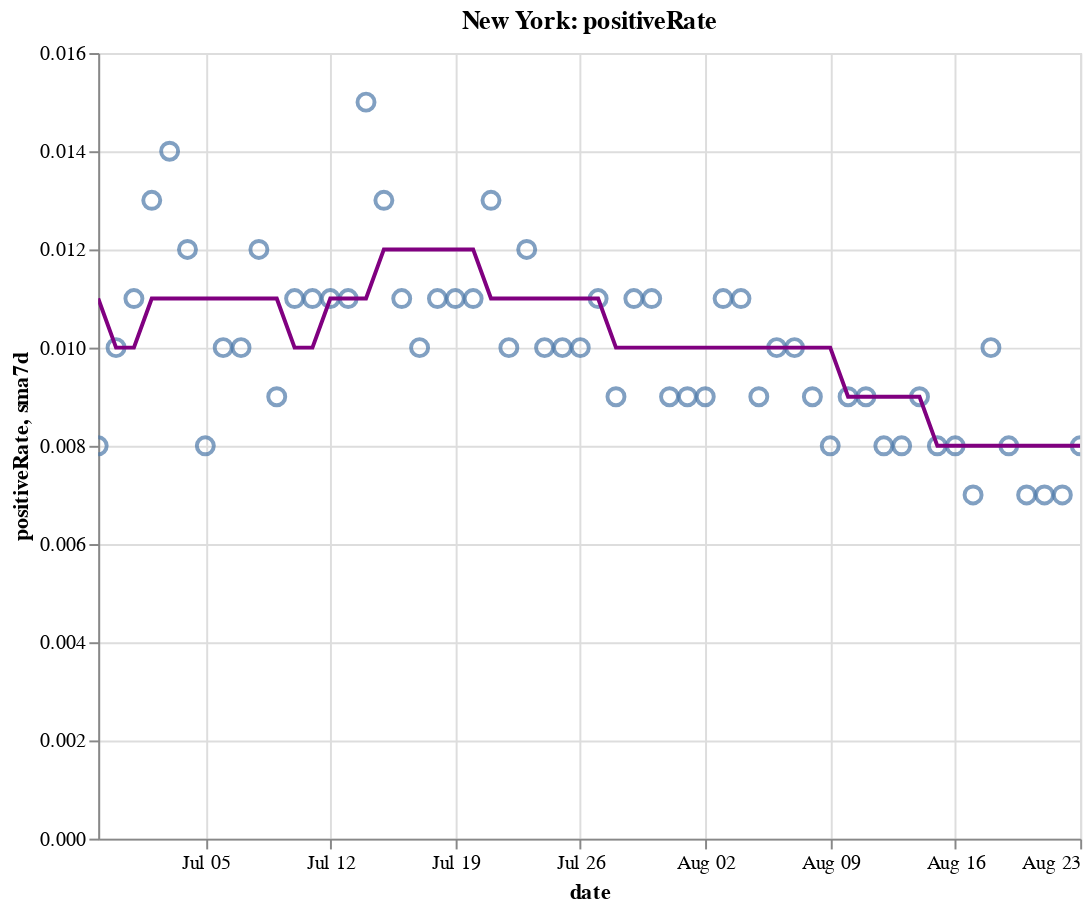

Notebook code cell kept with this figure:
### Code cell
create_plot(ny, 'positiveRate')

### Figure 1 — Vega-Lite specification as saved in the notebook (floating-point values rounded to 4 significant figures)
{"config": {"view": {"continuousWidth": 400, "continuousHeight": 300}}, "layer": [{"layer": [{"mark": {"type": "point", "size": 75}, "encoding": {"tooltip": [{"type": "temporal", "field": "date"}, {"type": "quantitative", "field": "positiveRate"}, {"type": "quantitative", "field": "sma7d"}], "x": {"type": "temporal", "field": "date"}, "y": {"type": "quantitative", "field": "positiveRate"}}, "selection": {"selector010": {"type": "interval", "bind": "scales", "encodings": ["x", "y"]}}}, {"mark": {"type": "line", "color": "purple"}, "encoding": {"x": {"type": "temporal", "field": "date"}, "y": {"type": "quantitative", "field": "sma7d"}}}]}, {"mark": {"type": "rule", "color": "#aaa"}, "encoding": {"x": {"type": "temporal", "field": "date"}}, "transform": [{"filter": {"selection": "selector009"}}]}, {"mark": "circle", "encoding": {"opacity": {"condition": {"value": 1, "selection": "selector009"}, "value": 0}, "tooltip": [{"type": "temporal", "field": "date"}, {"type": "quantitative", "field": "positiveRate"}, {"type": "quantitative", "field": "sma7d"}], "x": {"type": "temporal", "field": "date"}, "y": {"type": "quantitative", "field": "positiveRate"}}, "selection": {"selector009": {"type": "single", "encodings": ["x"], "on": "mouseover", "nearest": true, "empty": "none"}}}, {"mark": {"type": "text", "align": "left", "dx": 5, "dy": -5, "stroke": "white", "strokeWidth": 2}, "encoding": {"text": {"type": "quantitative", "field": "positiveRate"}, "tooltip": [{"type": "temporal", "field": "date"}, {"type": "quantitative", "field": "positiveRate"}, {"type": "quantitative", "field": "sma7d"}], "x": {"type": "temporal", "field": "date"}, "y": {"type": "quantitative", "field": "positiveRate"}}, "transform": [{"filter": {"selection": "selector009"}}]}, {"mark": {"type": "text", "align": "left", "dx": 5, "dy": -5}, "encoding": {"text": {"type": "quantitative", "field": "positiveRate"}, "tooltip": [{"type": "temporal", "field": "date"}, {"type": "quantitative", "field": "positiveRate"}, {"type": "quantitative", "field": "sma7d"}], "x": {"type": "temporal", "field": "date"}, "y": {"type": "quantitative", "field": "positiveRate"}}, "transform": [{"filter": {"selection": "selector009"}}]}], "data": {"name": "data-3c7117a5978bd36a043906f3fd895b96"}, "height": 400, "title": "New York: positiveRate", "width": 500, "$schema": "https://vega.github.io/schema/vega-lite/v4.8.1.json", "datasets": {"data-3c7117a5978bd36a043906f3fd895b96": [{"date": "2020-06-29T00:00:00", "totalTestResultsIncrease": 46430.0, "positiveIncrease": 391.0, "death": 24840.0, "deathIncrease": 7.0, "positiveRate": 0.008, "state": "New York", "sma7d": 0.011}, {"date": "2020-06-30T00:00:00", "totalTestResultsIncrease": 52020.0, "positiveIncrease": 524.0, "death": 24860.0, "deathIncrease": 13.0, "positiveRate": 0.01, "state": "New York", "sma7d": 0.01}, {"date": "2020-07-01T00:00:00", "totalTestResultsIncrease": 56710.0, "positiveIncrease": 625.0, "death": 24870.0, "deathIncrease": 11.0, "positiveRate": 0.011, "state": "New York", "sma7d": 0.01}, {"date": "2020-07-02T00:00:00", "totalTestResultsIncrease": 69940.0, "positiveIncrease": 875.0, "death": 24880.0, "deathIncrease": 11.0, "positiveRate": 0.013, "state": "New York", "sma7d": 0.011}, {"date": "2020-07-03T00:00:00", "totalTestResultsIncrease": 66390.0, "positiveIncrease": 918.0, "death": 24880.0, "deathIncrease": 8.0, "positiveRate": 0.014, "state": "New York", "sma7d": 0.011}, {"date": "2020-07-04T00:00:00", "totalTestResultsIncrease": 62400.0, "positiveIncrease": 726.0, "death": 24900.0, "deathIncrease": 11.0, "positiveRate": 0.012, "state": "New York", "sma7d": 0.011}, {"date": "2020-07-05T00:00:00", "totalTestResultsIncrease": 63420.0, "positiveIncrease": 533.0, "death": 24900.0, "deathIncrease": 8.0, "positiveRate": 0.008, "state": "New York", "sma7d": 0.011}, {"date": "2020-07-06T00:00:00", "totalTestResultsIncrease": 54330.0, "positiveIncrease": 518.0, "death": 24910.0, "deathIncrease": 9.0, "positiveRate": 0.01, "state": "New York", "sma7d": 0.011}, {"date": "2020-07-07T00:00:00", "totalTestResultsIncrease": 56740.0, "positiveIncrease": 588.0, "death": 24920.0, "deathIncrease": 11.0, "positiveRate": 0.01, "state": "New York", "sma7d": 0.011}, {"date": "2020-07-08T00:00:00", "totalTestResultsIncrease": 57580.0, "positiveIncrease": 692.0, "death": 24940.0, "deathIncrease": 20.0, "positiveRate": 0.012, "state": "New York", "sma7d": 0.011}, {"date": "2020-07-09T00:00:00", "totalTestResultsIncrease": 65560.0, "positiveIncrease": 584.0, "death": 24960.0, "deathIncrease": 15.0, "positiveRate": 0.009, "state": "New York", "sma7d": 0.011}, {"date": "2020-07-10T00:00:00", "totalTestResultsIncrease": 73560.0, "positiveIncrease": 786.0, "death": 24970.0, "deathIncrease": 9.0, "positiveRate": 0.011, "state": "New York", "sma7d": 0.01}, {"date": "2020-07-11T00:00:00", "totalTestResultsIncrease": 69200.0, "positiveIncrease": 730.0, "death": 24970.0, "deathIncrease": 6.0, "positiveRate": 0.011, "state": "New York", "sma7d": 0.01}, {"date": "2020-07-12T00:00:00", "totalTestResultsIncrease": 62420.0, "positiveIncrease": 677.0, "death": 24980.0, "deathIncrease": 5.0, "positiveRate": 0.011, "state": "New York", "sma7d": 0.011}, {"date": "2020-07-13T00:00:00", "totalTestResultsIncrease": 51690.0, "positiveIncrease": 557.0, "death": 24990.0, "deathIncrease": 10.0, "positiveRate": 0.011, "state": "New York", "sma7d": 0.011}, {"date": "2020-07-14T00:00:00", "totalTestResultsIncrease": 60040.0, "positiveIncrease": 912.0, "death": 24990.0, "deathIncrease": 5.0, "positiveRate": 0.015, "state": "New York", "sma7d": 0.011}, {"date": "2020-07-15T00:00:00", "totalTestResultsIncrease": 63600.0, "positiveIncrease": 831.0, "death": 25000.0, "deathIncrease": 9.0, "positiveRate": 0.013, "state": "New York", "sma7d": 0.012}, {"date": "2020-07-16T00:00:00", "totalTestResultsIncrease": 72680.0, "positiveIncrease": 769.0, "death": 25010.0, "deathIncrease": 11.0, "positiveRate": 0.011, "state": "New York", "sma7d": 0.012}, {"date": "2020-07-17T00:00:00", "totalTestResultsIncrease": 78240.0, "positiveIncrease": 776.0, "death": 25020.0, "deathIncrease": 10.0, "positiveRate": 0.01, "state": "New York", "sma7d": 0.012}, {"date": "2020-07-18T00:00:00", "totalTestResultsIncrease": 69820.0, "positiveIncrease": 754.0, "death": 25040.0, "deathIncrease": 11.0, "positiveRate": 0.011, "state": "New York", "sma7d": 0.012}, {"date": "2020-07-19T00:00:00", "totalTestResultsIncrease": 46200.0, "positiveIncrease": 502.0, "death": 25050.0, "deathIncrease": 13.0, "positiveRate": 0.011, "state": "New York", "sma7d": 0.012}, {"date": "2020-07-20T00:00:00", "totalTestResultsIncrease": 49340.0, "positiveIncrease": 519.0, "death": 25060.0, "deathIncrease": 8.0, "positiveRate": 0.011, "state": "New York", "sma7d": 0.012}, {"date": "2020-07-21T00:00:00", "totalTestResultsIncrease": 66170.0, "positiveIncrease": 855.0, "death": 25060.0, "deathIncrease": 2.0, "positiveRate": 0.013, "state": "New York", "sma7d": 0.011}, {"date": "2020-07-22T00:00:00", "totalTestResultsIncrease": 67660.0, "positiveIncrease": 705.0, "death": 25070.0, "deathIncrease": 10.0, "positiveRate": 0.01, "state": "New York", "sma7d": 0.011}, {"date": "2020-07-23T00:00:00", "totalTestResultsIncrease": 69700.0, "positiveIncrease": 811.0, "death": 25080.0, "deathIncrease": 13.0, "positiveRate": 0.012, "state": "New York", "sma7d": 0.011}, {"date": "2020-07-24T00:00:00", "totalTestResultsIncrease": 76510.0, "positiveIncrease": 753.0, "death": 25090.0, "deathIncrease": 9.0, "positiveRate": 0.01, "state": "New York", "sma7d": 0.011}, {"date": "2020-07-25T00:00:00", "totalTestResultsIncrease": 71470.0, "positiveIncrease": 750.0, "death": 25100.0, "deathIncrease": 13.0, "positiveRate": 0.01, "state": "New York", "sma7d": 0.011}, {"date": "2020-07-26T00:00:00", "totalTestResultsIncrease": 53570.0, "positiveIncrease": 536.0, "death": 25110.0, "deathIncrease": 3.0, "positiveRate": 0.01, "state": "New York", "sma7d": 0.011}, {"date": "2020-07-27T00:00:00", "totalTestResultsIncrease": 57270.0, "positiveIncrease": 608.0, "death": 25120.0, "deathIncrease": 11.0, "positiveRate": 0.011, "state": "New York", "sma7d": 0.011}, {"date": "2020-07-28T00:00:00", "totalTestResultsIncrease": 57400.0, "positiveIncrease": 534.0, "death": 25130.0, "deathIncrease": 9.0, "positiveRate": 0.009, "state": "New York", "sma7d": 0.01}, {"date": "2020-07-29T00:00:00", "totalTestResultsIncrease": 62280.0, "positiveIncrease": 715.0, "death": 25130.0, "deathIncrease": 6.0, "positiveRate": 0.011, "state": "New York", "sma7d": 0.01}, {"date": "2020-07-30T00:00:00", "totalTestResultsIncrease": 73550.0, "positiveIncrease": 777.0, "death": 25140.0, "deathIncrease": 13.0, "positiveRate": 0.011, "state": "New York", "sma7d": 0.01}, {"date": "2020-07-31T00:00:00", "totalTestResultsIncrease": 68870.0, "positiveIncrease": 644.0, "death": 25150.0, "deathIncrease": 5.0, "positiveRate": 0.009, "state": "New York", "sma7d": 0.01}, {"date": "2020-08-01T00:00:00", "totalTestResultsIncrease": 82740.0, "positiveIncrease": 753.0, "death": 25160.0, "deathIncrease": 14.0, "positiveRate": 0.009, "state": "New York", "sma7d": 0.01}, {"date": "2020-08-02T00:00:00", "totalTestResultsIncrease": 58960.0, "positiveIncrease": 531.0, "death": 25170.0, "deathIncrease": 6.0, "positiveRate": 0.009, "state": "New York", "sma7d": 0.01}, {"date": "2020-08-03T00:00:00", "totalTestResultsIncrease": 51840.0, "positiveIncrease": 545.0, "death": 25170.0, "deathIncrease": 2.0, "positiveRate": 0.011, "state": "New York", "sma7d": 0.01}, {"date": "2020-08-04T00:00:00", "totalTestResultsIncrease": 70990.0, "positiveIncrease": 746.0, "death": 25180.0, "deathIncrease": 3.0, "positiveRate": 0.011, "state": "New York", "sma7d": 0.01}, {"date": "2020-08-05T00:00:00", "totalTestResultsIncrease": 72670.0, "positiveIncrease": 636.0, "death": 25180.0, "deathIncrease": 4.0, "positiveRate": 0.009, "state": "New York", "sma7d": 0.01}, {"date": "2020-08-06T00:00:00", "totalTestResultsIncrease": 72370.0, "positiveIncrease": 703.0, "death": 25180.0, "deathIncrease": 6.0, "positiveRate": 0.01, "state": "New York", "sma7d": 0.01}, {"date": "2020-08-07T00:00:00", "totalTestResultsIncrease": 70170.0, "positiveIncrease": 714.0, "death": 25190.0, "deathIncrease": 5.0, "positiveRate": 0.01, "state": "New York", "sma7d": 0.01}, {"date": "2020-08-08T00:00:00", "totalTestResultsIncrease": 74860.0, "positiveIncrease": 703.0, "death": 25200.0, "deathIncrease": 5.0, "positiveRate": 0.009, "state": "New York", "sma7d": 0.01}, {"date": "2020-08-09T00:00:00", "totalTestResultsIncrease": 65810.0, "positiveIncrease": 515.0, "death": 25200.0, "deathIncrease": 7.0, "positiveRate": 0.008, "state": "New York", "sma7d": 0.01}, {"date": "2020-08-10T00:00:00", "totalTestResultsIncrease": 54000.0, "positiveIncrease": 476.0, "death": 25200.0, "deathIncrease": 2.0, "positiveRate": 0.009, "state": "New York", "sma7d": 0.009}, {"date": "2020-08-11T00:00:00", "totalTestResultsIncrease": 77060.0, "positiveIncrease": 667.0, "death": 25210.0, "deathIncrease": 7.0, "positiveRate": 0.009, "state": "New York", "sma7d": 0.009}, {"date": "2020-08-12T00:00:00", "totalTestResultsIncrease": 87780.0, "positiveIncrease": 700.0, "death": 25220.0, "deathIncrease": 7.0, "positiveRate": 0.008, "state": "New York", "sma7d": 0.009}, {"date": "2020-08-13T00:00:00", "totalTestResultsIncrease": 87900.0, "positiveIncrease": 737.0, "death": 25230.0, "deathIncrease": 10.0, "positiveRate": 0.008, "state": "New York", "sma7d": 0.009}, {"date": "2020-08-14T00:00:00", "totalTestResultsIncrease": 85460.0, "positiveIncrease": 727.0, "death": 25230.0, "deathIncrease": 4.0, "positiveRate": 0.009, "state": "New York", "sma7d": 0.009}, {"date": "2020-08-15T00:00:00", "totalTestResultsIncrease": 88670.0, "positiveIncrease": 734.0, "death": 25240.0, "deathIncrease": 12.0, "positiveRate": 0.008, "state": "New York", "sma7d": 0.008}, {"date": "2020-08-16T00:00:00", "totalTestResultsIncrease": 77690.0, "positiveIncrease": 607.0, "death": 25250.0, "deathIncrease": 6.0, "positiveRate": 0.008, "state": "New York", "sma7d": 0.008}, {"date": "2020-08-17T00:00:00", "totalTestResultsIncrease": 56890.0, "positiveIncrease": 408.0, "death": 25260.0, "deathIncrease": 6.0, "positiveRate": 0.007, "state": "New York", "sma7d": 0.008}, {"date": "2020-08-18T00:00:00", "totalTestResultsIncrease": 66890.0, "positiveIncrease": 655.0, "death": 25260.0, "deathIncrease": 8.0, "positiveRate": 0.01, "state": "New York", "sma7d": 0.008}, {"date": "2020-08-19T00:00:00", "totalTestResultsIncrease": 80420.0, "positiveIncrease": 631.0, "death": 25270.0, "deathIncrease": 6.0, "positiveRate": 0.008, "state": "New York", "sma7d": 0.008}, {"date": "2020-08-20T00:00:00", "totalTestResultsIncrease": 80980.0, "positiveIncrease": 601.0, "death": 25280.0, "deathIncrease": 5.0, "positiveRate": 0.007, "state": "New York", "sma7d": 0.008}, {"date": "2020-08-21T00:00:00", "totalTestResultsIncrease": 98880.0, "positiveIncrease": 709.0, "death": 25280.0, "deathIncrease": 3.0, "positiveRate": 0.007, "state": "New York", "sma7d": 0.008}, {"date": "2020-08-22T00:00:00", "totalTestResultsIncrease": 94850.0, "positiveIncrease": 653.0, "death": 25280.0, "deathIncrease": 4.0, "positiveRate": 0.007, "state": "New York", "sma7d": 0.008}, {"date": "2020-08-23T00:00:00", "totalTestResultsIncrease": 74040.0, "positiveIncrease": 572.0, "death": 25290.0, "deathIncrease": 6.0, "positiveRate": 0.008, "state": "New York", "sma7d": 0.008}]}}
